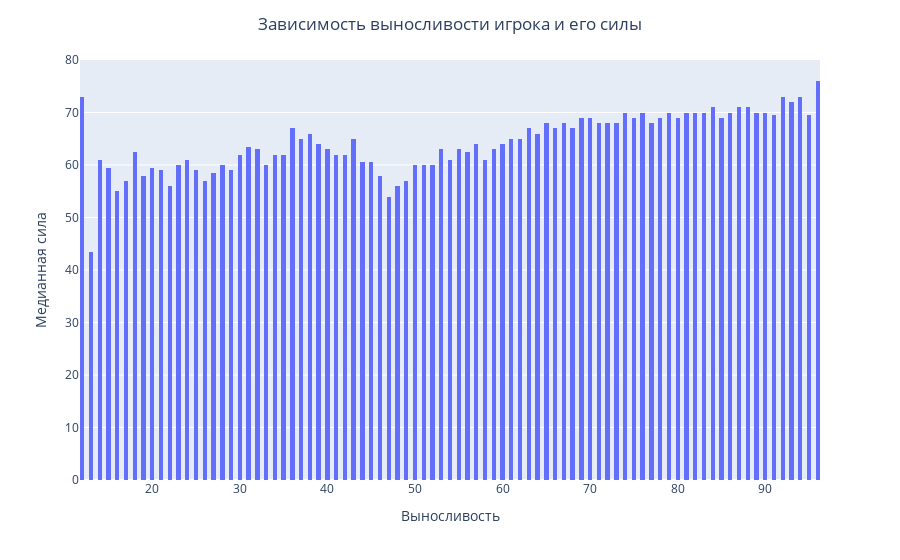

The code cell stored with this chart in its notebook:
### Code cell
fig_stam_stren = px.histogram(df_stam,
                              x="Stamina",
                              nbins=200,
                              y="Strength")
fig_stam_stren.update_layout(
    title="Зависимость выносливости игрока и его силы",
    title_x = 0.5,
    xaxis_title="Выносливость",
    yaxis_title="Медианная сила")

fig_stam_stren.show()

### Figure 1 — Plotly figure (JSON) as saved in the notebook; plotly's stock layout.template omitted (floating-point values rounded to 4 significant figures)
{"data": [{"alignmentgroup": "True", "bingroup": "x", "histfunc": "sum", "hovertemplate": "Stamina=%{x}<br>sum of Strength=%{y}<extra></extra>", "legendgroup": "", "marker": {"color": "#636efa", "pattern": {"shape": ""}}, "name": "", "nbinsx": 200, "offsetgroup": "", "orientation": "v", "showlegend": false, "type": "histogram", "x": [12, 13, 14, 15, 16, 17, 18, 19, 20, 21, 22, 23, 24, 25, 26, 27, 28, 29, 30, 31, 32, 33, 34, 35, 36, 37, 38, 39, 40, 41, 42, 43, 44, 45, 46, 47, 48, 49, 50, 51, 52, 53, 54, 55, 56, 57, 58, 59, 60, 61, 62, 63, 64, 65, 66, 67, 68, 69, 70, 71, 72, 73, 74, 75, 76, 77, 78, 79, 80, 81, 82, 83, 84, 85, 86, 87, 88, 89, 90, 91, 92, 93, 94, 95, 96], "xaxis": "x", "y": [73, 43.5, 61, 59.5, 55, 57, 62.5, 58, 59.5, 59, 56, 60, 61, 59, 57, 58.5, 60, 59, 62, 63.5, 63, 60, 62, 62, 67, 65, 66, 64, 63, 62, 62, 65, 60.5, 60.5, 58, 54, 56, 57, 60, 60, 60, 63, 61, 63, 62.5, 64, 61, 63, 64, 65, 65, 67, 66, 68, 67, 68, 67, 69, 69, 68, 68, 68, 70, 69, 70, 68, 69, 70, 69, 70, 70, 70, 71, 69, 70, 71, 71, 70, 70, 69.5, 73, 72, 73, 69.5, 76], "yaxis": "y"}], "layout": {"barmode": "relative", "legend": {"tracegroupgap": 0}, "margin": {"t": 60}, "title": {"text": "Зависимость выносливости игрока и его силы", "x": 0.5}, "xaxis": {"anchor": "y", "domain": [0, 1], "title": {"text": "Выносливость"}}, "yaxis": {"anchor": "x", "domain": [0, 1], "title": {"text": "Медианная сила"}}}}
